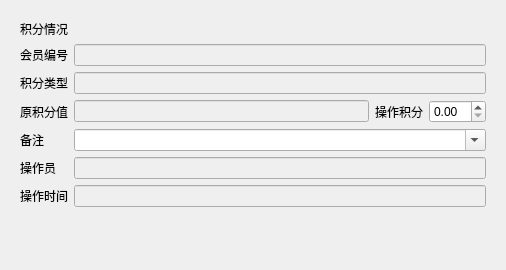
<?xml version="1.0" encoding="UTF-8"?>
<ui version="4.0">
 <class>w_m_member_point_recharge_Dialog</class>
 <widget class="QDialog" name="w_m_member_point_recharge_Dialog">
  <property name="geometry">
   <rect>
    <x>0</x>
    <y>0</y>
    <width>506</width>
    <height>270</height>
   </rect>
  </property>
  <property name="windowTitle">
   <string>Dialog</string>
  </property>
  <layout class="QVBoxLayout" name="verticalLayout">
   <item>
    <widget class="QFrame" name="frame">
     <property name="outer_stylesheet" stdset="0">
      <string>frame_detail_show</string>
     </property>
     <layout class="QGridLayout" name="gridLayout">
      <item row="0" column="0" colspan="4">
       <widget class="QLabel" name="label">
        <property name="text">
         <string>积分情况</string>
        </property>
       </widget>
      </item>
      <item row="1" column="0">
       <widget class="QLabel" name="label_vch_memberno">
        <property name="text">
         <string>会员编号</string>
        </property>
       </widget>
      </item>
      <item row="1" column="1" colspan="3">
       <widget class="QLineEdit" name="lineEdit_vch_memberno">
        <property name="enabled">
         <bool>false</bool>
        </property>
       </widget>
      </item>
      <item row="2" column="0">
       <widget class="QLabel" name="label_3">
        <property name="text">
         <string>积分类型</string>
        </property>
       </widget>
      </item>
      <item row="2" column="1" colspan="3">
       <widget class="QLineEdit" name="lineEdit_ch_type">
        <property name="enabled">
         <bool>false</bool>
        </property>
       </widget>
      </item>
      <item row="3" column="0">
       <widget class="QLabel" name="label_5">
        <property name="text">
         <string>原积分值</string>
        </property>
       </widget>
      </item>
      <item row="3" column="1">
       <widget class="lds_doublespinbox_lineedit" name="lineEdit_num_point_org">
        <property name="enabled">
         <bool>false</bool>
        </property>
       </widget>
      </item>
      <item row="3" column="2">
       <widget class="QLabel" name="label_4">
        <property name="text">
         <string>操作积分</string>
        </property>
       </widget>
      </item>
      <item row="3" column="3">
       <widget class="lds_doublespinbox" name="lineEdit_num_point"/>
      </item>
      <item row="4" column="0">
       <widget class="QLabel" name="label_memo">
        <property name="text">
         <string>备注</string>
        </property>
       </widget>
      </item>
      <item row="4" column="1" colspan="3">
       <widget class="lds_ComboBox" name="comboBox_vch_memo">
        <property name="editable">
         <bool>true</bool>
        </property>
        <property name="duplicatesEnabled">
         <bool>false</bool>
        </property>
       </widget>
      </item>
      <item row="5" column="0">
       <widget class="QLabel" name="label_7">
        <property name="text">
         <string>操作员</string>
        </property>
       </widget>
      </item>
      <item row="5" column="1" colspan="3">
       <widget class="QLineEdit" name="lineEdit_vch_operid">
        <property name="enabled">
         <bool>false</bool>
        </property>
       </widget>
      </item>
      <item row="6" column="0">
       <widget class="QLabel" name="label_8">
        <property name="text">
         <string>操作时间</string>
        </property>
       </widget>
      </item>
      <item row="6" column="1" colspan="3">
       <widget class="QLineEdit" name="lineEdit_dt_operdate">
        <property name="enabled">
         <bool>false</bool>
        </property>
       </widget>
      </item>
     </layout>
    </widget>
   </item>
   <item>
    <widget class="lds_toolbar" name="widget"/>
   </item>
  </layout>
 </widget>
 <customwidgets>
  <customwidget>
   <class>lds_toolbar</class>
   <extends>QFrame</extends>
   <header>lds_toolbar.h</header>
   <container>1</container>
  </customwidget>
  <customwidget>
   <class>lds_ComboBox</class>
   <extends>QComboBox</extends>
   <header>lds_combobox.h</header>
  </customwidget>
  <customwidget>
   <class>lds_doublespinbox_lineedit</class>
   <extends>QLineEdit</extends>
   <header>lds_doublespinbox_lineedit.h</header>
  </customwidget>
  <customwidget>
   <class>lds_doublespinbox</class>
   <extends>QDoubleSpinBox</extends>
   <header>lds_doublespinbox.h</header>
  </customwidget>
 </customwidgets>
 <tabstops>
  <tabstop>lineEdit_ch_type</tabstop>
  <tabstop>lineEdit_num_point_org</tabstop>
  <tabstop>comboBox_vch_memo</tabstop>
  <tabstop>lineEdit_vch_operid</tabstop>
  <tabstop>lineEdit_dt_operdate</tabstop>
  <tabstop>lineEdit_vch_memberno</tabstop>
 </tabstops>
 <resources/>
 <connections/>
</ui>
